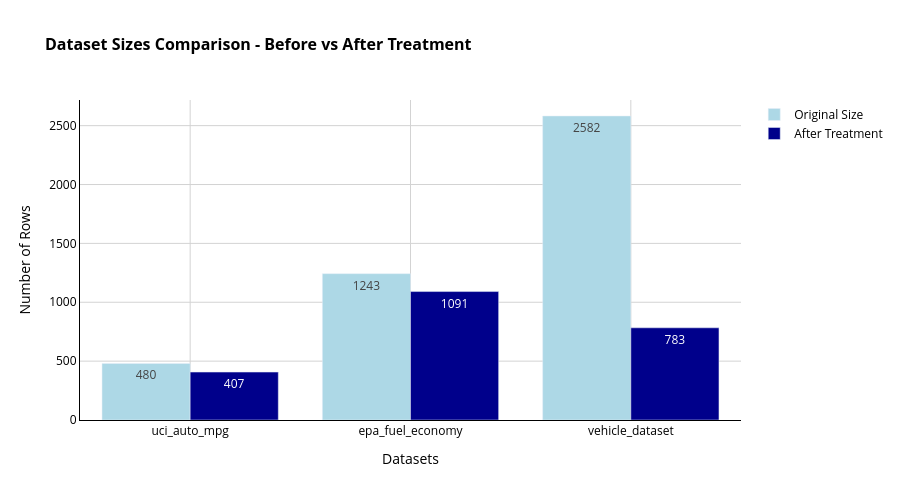

Here is the notebook cell this chart was saved with:
### Code cell
# Dashboard Component 1: Dataset Sizes Comparison
print("📊 Dashboard Component 1: Dataset Sizes Comparison")
print("-" * 50)

fig1 = go.Figure()

# Add original sizes
fig1.add_trace(go.Bar(
    x=dataset_names, 
    y=original_sizes, 
    name='Original Size',
    marker_color='lightblue',
    text=original_sizes,
    textposition='auto',
    hovertemplate='<b>%{x}</b><br>' +
                  'Original Size: %{y:,} rows<br>' +
                  '<extra></extra>'
))

# Add treated sizes
fig1.add_trace(go.Bar(
    x=dataset_names, 
    y=treated_sizes, 
    name='After Treatment',
    marker_color='darkblue',
    text=treated_sizes,
    textposition='auto',
    hovertemplate='<b>%{x}</b><br>' +
                  'After Treatment: %{y:,} rows<br>' +
                  '<extra></extra>'
))

fig1.update_layout(
    title="<b>Dataset Sizes Comparison - Before vs After Treatment</b>",
    xaxis_title="Datasets",
    yaxis_title="Number of Rows",
    height=500,
    showlegend=True,
    barmode='group',
    hovermode='x unified',
    plot_bgcolor='white',
    paper_bgcolor='white',
    font=dict(color='black', size=12),
    title_font=dict(size=16, color='black'),
    xaxis=dict(gridcolor='lightgray', linecolor='black'),
    yaxis=dict(gridcolor='lightgray', linecolor='black')
)

fig1.show()

print("✓ Dataset sizes comparison displayed")
print("✓ Shows row counts before and after data treatment")

### Figure 1 — Plotly figure (JSON) as saved in the notebook; plotly's stock layout.template omitted (floating-point values rounded to 4 significant figures)
{"data": [{"hovertemplate": "<b>%{x}</b><br>Original Size: %{y:,} rows<br><extra></extra>", "marker": {"color": "lightblue"}, "name": "Original Size", "text": ["480", "1243", "2582"], "textposition": "auto", "type": "bar", "x": ["uci_auto_mpg", "epa_fuel_economy", "vehicle_dataset"], "y": [480, 1243, 2582]}, {"hovertemplate": "<b>%{x}</b><br>After Treatment: %{y:,} rows<br><extra></extra>", "marker": {"color": "darkblue"}, "name": "After Treatment", "text": ["407", "1091", "783"], "textposition": "auto", "type": "bar", "x": ["uci_auto_mpg", "epa_fuel_economy", "vehicle_dataset"], "y": [407, 1091, 783]}], "layout": {"barmode": "group", "font": {"color": "black", "size": 12}, "height": 500, "hovermode": "x unified", "paper_bgcolor": "white", "plot_bgcolor": "white", "showlegend": true, "title": {"font": {"color": "black", "size": 16}, "text": "<b>Dataset Sizes Comparison - Before vs After Treatment</b>"}, "xaxis": {"gridcolor": "lightgray", "linecolor": "black", "title": {"text": "Datasets"}}, "yaxis": {"gridcolor": "lightgray", "linecolor": "black", "title": {"text": "Number of Rows"}}}}
